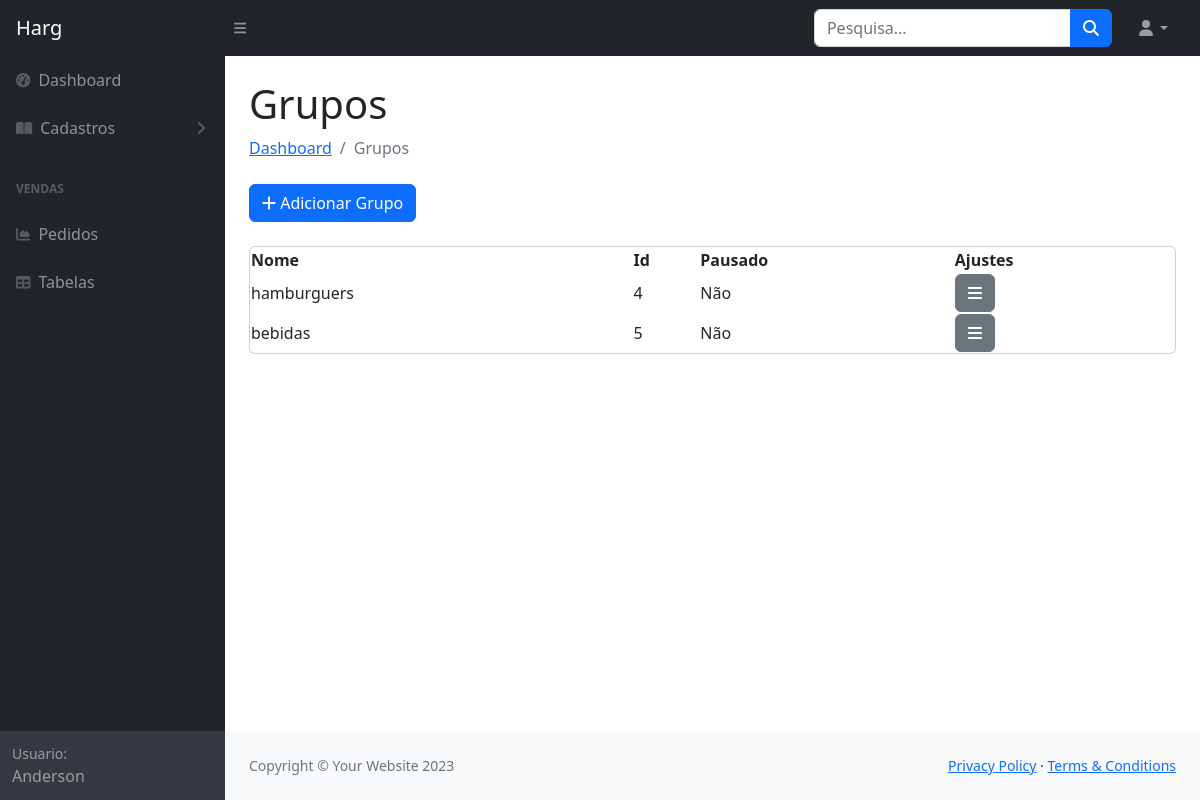
The page /dahsboard/cadastros/grupos/ (signed in) on the database its author committed.
### produto/models.py (models this page shows, shortened)
class Grupo(models.Model):
    id_grupo = models.AutoField(primary_key=True)
    nome = models.CharField(max_length=255)
    pausado = models.CharField(default='N', max_length=1)
    user = models.ForeignKey(Loja, on_delete=models.CASCADE)

### produto/views.py (the view)
# urls.py: path('grupos/', views.consulta_grupos, name='consulta_grupos'),
def consulta_grupos(request):
    grupos = Grupo.objects.filter(user=request.user)
    return render(request, 'consulta-grupos.html', {'grupos': grupos})

### templates/consulta-grupos.html (shortened to what this page needs)
<!DOCTYPE html>
{% load static %}
<html lang="pt-br">
    <head>
        <link href="https://cdn.jsdelivr.net/npm/simple-datatables@7.1.2/dist/style.min.css" rel="stylesheet"/>
        <link rel="stylesheet" type="text/css" href="https://cdn.datatables.net/1.11.3/css/jquery.dataTables.css">
        <link href="{% static 'css/styles.css' %}" rel="stylesheet" />
        <link rel="stylesheet" href="https://cdnjs.cloudflare.com/ajax/libs/font-awesome/5.15.1/css/all.min.css">
    </head>
    <body class="sb-nav-fixed">
        <nav class="sb-topnav navbar navbar-expand navbar-dark bg-dark">
            <a class="navbar-brand ps-3" href="{% url 'lojas:dashboard' %}">Harg</a>
            <button class="btn btn-link btn-sm order-1 order-lg-0 me-4 me-lg-0" id="sidebarToggle" href="#!"><i class="fas fa-bars"></i></button>
            <form class="d-none d-md-inline-block form-inline ms-auto me-0 me-md-3 my-2 my-md-0">
                <div class="input-group">
                    <input class="form-control" type="text" placeholder="Pesquisa..." aria-label="Search for..." aria-describedby="btnNavbarSearch" />
                    <button class="btn btn-primary" id="btnNavbarSearch" type="button"><i class="fas fa-search"></i></button>
                </div>
            </form>
            <ul class="navbar-nav ms-auto ms-md-0 me-3 me-lg-4">
                <li class="nav-item dropdown">
                    <a class="nav-link dropdown-toggle" id="navbarDropdown" href="#" role="button" data-bs-toggle="dropdown" aria-expanded="false"><i class="fas fa-user fa-fw"></i></a>
                </li>
            </ul>
        </nav>
        <div id="layoutSidenav">
            <div id="layoutSidenav_nav">
                <nav class="sb-sidenav accordion sb-sidenav-dark" id="sidenavAccordion">
                    <div class="sb-sidenav-menu">
                        <div class="nav">
                            <a class="nav-link" href="{% url 'lojas:dashboard' %}">
                                <div class="sb-nav-link-icon"><i class="fas fa-tachometer-alt"></i></div>
                                Dashboard
                            </a>
                            <a class="nav-link collapsed" href="#" data-bs-toggle="collapse" data-bs-target="#collapsePages" aria-expanded="false" aria-controls="collapsePages">
                                <div class="sb-nav-link-icon"><i class="fas fa-book-open"></i></div>
                                Cadastros
                                <div class="sb-sidenav-collapse-arrow"><i class="fas fa-angle-down"></i></div>
                            </a>
                            <div class="sb-sidenav-menu-heading">VENDAS</div>
                            <a class="nav-link" href="/pedidos">
                                <div class="sb-nav-link-icon"><i class="fas fa-chart-area"></i></div>
                                Pedidos
                            </a>
                            <a class="nav-link" href="tables.html">
                                <div class="sb-nav-link-icon"><i class="fas fa-table"></i></div>
                                Tabelas
                            </a>
                        </div>
                    </div>
                    <div class="sb-sidenav-footer">
                        <div class="small">Usuario:</div>
                        Anderson
                    </div>
                </nav>
            </div>
            <div id="layoutSidenav_content">
                <main>
                    <main>
                        <div class="container-fluid px-4">
                            <h1 class="mt-4">Grupos</h1>
                            <ol class="breadcrumb mb-4">
                                <li class="breadcrumb-item"><a href="{% url 'lojas:dashboard' %}">Dashboard</a></li>
                                <li class="breadcrumb-item active">Grupos</li>
                            </ol>
                            <div class="mb-4">
                                <a href="{% url 'lojas:cadastros:cadastrar_grupo' %}" class="btn btn-primary">
                                    <i class="fas fa-plus"></i> Adicionar Grupo
                                </a>
                            </div>
                            <div class="card mb-4">
                                <table id="example" class="display">
                                    <thead>
                                        <tr>
                                            <th>Nome</th>
                                            <th>Id</th>
                                            <th>Pausado</th>
                                            <th>Ajustes</th>
                                        </tr>
                                    </thead>
                                    <tbody>
                                        {% for grupo in grupos %}
                                        <tr>
                                            <td>{{ grupo.nome }}</td>
                                            <td>{{ grupo.id_grupo }}</td>
                                            <td>
                                                <div class="dropdown">
                                                    <label class="form-check-label" id="labelPausado{{ forloop.counter }}" for="pausado{{ forloop.counter }}">
                                                        {% if grupo.pausado == 'S' %}Sim{% else %}Não{% endif %}
                                                    </label>
                                                </div>
                                                <td>
                                                    <div class="dropdown">
                                                        <a class="btn btn-secondary" data-bs-toggle="dropdown" href="#" role="button" aria-haspopup="true" aria-expanded="false">
                                                            <i class="fas fa-bars"></i>
                                                        </a>
                                                    </div>
                                                </td>
                                        </tr>
                                        {% endfor %}
                                    </tbody>
                                </table>
                            </div>
                        </div>
                    </main>
                </main>
                <footer class="py-4 bg-light mt-auto">
                    <div class="container-fluid px-4">
                        <div class="d-flex align-items-center justify-content-between small">
                            <div class="text-muted">Copyright &copy; Your Website 2023</div>
                            <div>
                                <a href="#">Privacy Policy</a>
                                &middot;
                                <a href="#">Terms &amp; Conditions</a>
                            </div>
                        </div>
                    </div>
                </footer>
            </div>
        </div>
    </body>
</html>

### rows shown on the page
Grupo: nome "hamburguers", id_grupo "4", pausado "Não"
Grupo: nome "bebidas", id_grupo "5", pausado "Não"
